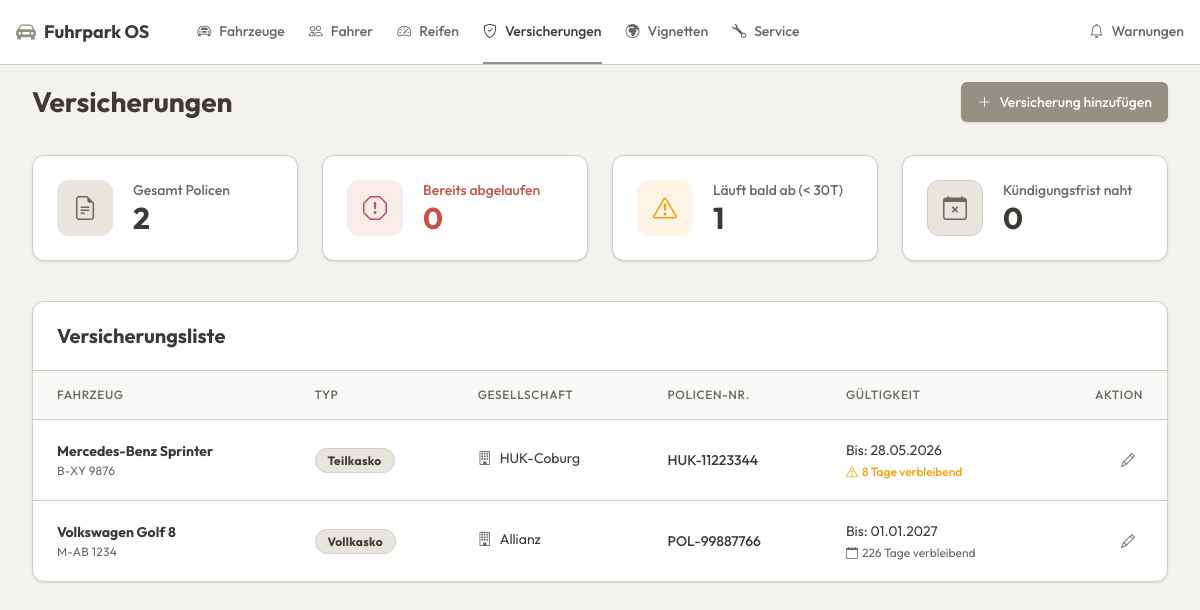
Screenshot of /views/vehicles/insurance_list.php with the database file from the repository.
### tables this page shows
CREATE TABLE versicherung (
        id INTEGER PRIMARY KEY AUTOINCREMENT,
        fahrzeug_id INTEGER NOT NULL UNIQUE, 
        gesellschaft TEXT NOT NULL,
        police_nr TEXT NOT NULL,
        deckungsart TEXT NOT NULL,
        ablaufdatum TEXT NOT NULL,
        kuendigungsfrist TEXT NOT NULL,
        FOREIGN KEY (fahrzeug_id) REFERENCES fahrzeuge(id)
    );

CREATE TABLE fahrzeuge (
        id INTEGER PRIMARY KEY AUTOINCREMENT,
        kennzeichen TEXT NOT NULL,
        fahrzeug_typ TEXT NOT NULL,
        marke TEXT NOT NULL,
        modell TEXT NOT NULL,
        vin TEXT NOT NULL,
        status TEXT DEFAULT 'Aktiv',
        fahrer_id INTEGER DEFAULT NULL,
        naechster_tuev TEXT NOT NULL,
        naechster_service TEXT NOT NULL
    );

### views/vehicles/insurance_list.php (the view, shortened to what this page needs)
<?php
require '../../config/db.php';
$sql = "SELECT v.*, f.kennzeichen, f.marke, f.modell
        FROM versicherung v
        JOIN fahrzeuge f ON v.fahrzeug_id = f.id
        ORDER BY v.ablaufdatum ASC";
$insurances = $pdo->query($sql)->fetchAll(PDO::FETCH_ASSOC);
$totalPolicies = count($insurances);
$expiredCount = 0;
$expiringSoonCount = 0;
$cancellationSoonCount = 0;
$today = time();
$warningLimit = strtotime('+30 days');
foreach ($insurances as $ins) {
    $ablaufTs = strtotime($ins['ablaufdatum']);
    if ($ablaufTs < $today) {
        $expiredCount++;
    } elseif ($ablaufTs <= $warningLimit) {
        $expiringSoonCount++;
    }
}
?>
<!DOCTYPE html>
<html lang="de">
<head>
    <link href="https://cdn.jsdelivr.net/npm/bootstrap-icons@1.10.5/font/bootstrap-icons.css" rel="stylesheet">
    <script src="https://unpkg.com/@tailwindcss/browser@4"></script>
</head>
<body>
<?php include '../../components/navbar.php'; ?>
<main class="max-w-[1300px] mx-auto px-4 sm:px-6 lg:px-8 py-4">
    <div class="flex flex-col sm:flex-row justify-between items-start sm:items-center mb-8 gap-4">
        <h1 class="text-[28px] font-bold text-foreground">Versicherungen</h1>
        <a href="../vehicles/select_vehicle.php?action=insurance" class="w-full sm:w-auto flex items-center justify-center gap-2 bg-primary text-primary-foreground hover:opacity-90 px-4 py-2.5 text-sm font-medium rounded-md shadow-sm transition-opacity">
            <i class="bi bi-plus-lg"></i> Versicherung hinzufügen
        </a>
    </div>
    <div class="grid grid-cols-1 sm:grid-cols-2 lg:grid-cols-4 gap-6 mb-10">
        <div class="bg-card rounded-xl p-6 shadow-sm border border-border flex items-center gap-5">
            <div class="w-14 h-14 rounded-xl bg-muted flex items-center justify-center text-muted-foreground text-2xl shrink-0">
                <i class="bi bi-file-earmark-text"></i>
            </div>
            <div>
                <div class="text-sm text-muted-foreground font-medium">Gesamt Policen</div>
                <div class="text-3xl font-bold text-foreground"><?= $totalPolicies ?></div>
            </div>
        </div>
        <div class="bg-card rounded-xl p-6 shadow-sm border border-border flex items-center gap-5">
            <div class="w-14 h-14 rounded-xl bg-destructive/10 flex items-center justify-center text-destructive text-2xl shrink-0">
                <i class="bi bi-exclamation-octagon"></i>
            </div>
            <div>
                <div class="text-sm text-destructive font-medium">Bereits abgelaufen</div>
                <div class="text-3xl font-bold text-destructive"><?= $expiredCount ?></div>
            </div>
        </div>
        <div class="bg-card rounded-xl p-6 shadow-sm border border-border flex items-center gap-5">
            <div class="w-14 h-14 rounded-xl bg-[#f59e0b]/10 flex items-center justify-center text-[#f59e0b] text-2xl shrink-0">
                <i class="bi bi-exclamation-triangle"></i>
            </div>
            <div>
                <div class="text-sm text-muted-foreground font-medium">Läuft bald ab (< 30T)</div>
                <div class="text-3xl font-bold text-foreground"><?= $expiringSoonCount ?></div>
            </div>
        </div>
        <div class="bg-card rounded-xl p-6 shadow-sm border border-border flex items-center gap-5">
            <div class="w-14 h-14 rounded-xl bg-[#E8E5DF] flex items-center justify-center text-[#6b6761] text-2xl border border-[#d4cfc7] shrink-0">
                <i class="bi bi-calendar-x"></i>
            </div>
            <div>
                <div class="text-sm text-muted-foreground font-medium">Kündigungsfrist naht</div>
                <div class="text-3xl font-bold text-foreground"><?= $cancellationSoonCount ?></div>
            </div>
        </div>
    </div>
    <div class="bg-card border border-border rounded-xl shadow-sm overflow-hidden mb-8">
        <div class="px-6 py-5 border-b border-border">
            <h2 class="text-xl font-bold text-foreground">Versicherungsliste</h2>
        </div>
        <div class="overflow-x-auto">
            <table class="w-full text-sm text-left whitespace-nowrap">
                <thead class="text-xs text-muted-foreground uppercase bg-background/50 border-b border-border tracking-wider">
                <tr>
                    <th class="px-6 py-4 font-medium">Fahrzeug</th>
                    <th class="px-6 py-4 font-medium">Typ</th>
                    <th class="px-6 py-4 font-medium">Gesellschaft</th>
                    <th class="px-6 py-4 font-medium">Policen-Nr.</th>
                    <th class="px-6 py-4 font-medium">Gültigkeit</th>
                    <th class="px-6 py-4 font-medium text-right">Aktion</th>
                </tr>
                </thead>
                <tbody class="divide-y divide-border">
                <?php foreach ($insurances as $ins):
                    $ablaufTs = strtotime($ins['ablaufdatum']);
                    $isExpired = $ablaufTs < $today;
                    $daysDiff = ceil(($ablaufTs - $today) / 86400);
                    $statusColor = 'text-muted-foreground';
                    $statusIcon = 'bi-calendar';
                    $statusText = $daysDiff . ' Tage verbleibend';
                    if ($isExpired) {
                        $statusColor = 'text-destructive font-bold';
                        $statusIcon = 'bi-x-circle';
                        $statusText = 'ABGELAUFEN';
                    } elseif ($daysDiff <= 30) {
                        $statusColor = 'text-[#f59e0b] font-medium';
                        $statusIcon = 'bi-exclamation-triangle';
                    }
                    ?>
                    <tr class="hover:bg-muted/30 transition-colors">
                        <td class="px-6 py-5">
                            <a href="../vehicles/vehicle_details.php?id=<?= $ins['fahrzeug_id'] ?>" class="font-bold text-foreground hover:text-primary transition-colors block">
                                <?= htmlspecialchars($ins['marke']) ?> <?= htmlspecialchars($ins['modell']) ?>
                            </a>
                            <div class="text-xs text-muted-foreground uppercase mt-0.5 tracking-wide">
                                <?= htmlspecialchars($ins['kennzeichen']) ?>
                            </div>
                        </td>
                        <td class="px-6 py-5">
                                <span class="bg-[#E8E5DF] text-[#3d3a35] px-3 py-1 rounded-full text-xs font-bold tracking-wide border border-[#d4cfc7]">
                                    <?= htmlspecialchars($ins['deckungsart']) ?>
                                </span>
                        </td>
                        <td class="px-6 py-5 text-foreground flex items-center gap-2 mt-2">
                            <i class="bi bi-building text-muted-foreground"></i>
                            <?= htmlspecialchars($ins['gesellschaft']) ?>
                        </td>
                        <td class="px-6 py-5 font-medium text-foreground">
                            <?= htmlspecialchars($ins['police_nr']) ?>
                        </td>
                        <td class="px-6 py-5">
                            <div class="text-foreground">Bis: <?= date('d.m.Y', $ablaufTs) ?></div>
                            <div class="text-xs mt-1 flex items-center gap-1 <?= $statusColor ?>">
                                <i class="bi <?= $statusIcon ?>"></i> <?= $statusText ?>
                            </div>
                        </td>
                        <td class="px-6 py-5 text-right">
                            <a href="../vehicles/insurance_form.php?vehicle_id=<?= $ins['fahrzeug_id'] ?>" class="text-muted-foreground hover:text-primary p-2 rounded-md transition-colors" title="Bearbeiten">
                                <i class="bi bi-pencil"></i>
                            </a>
                        </td>
                    </tr>
                <?php endforeach; ?>
                </tbody>
            </table>
        </div>
    </div>
</main>
</body>
</html>

### rows the page displays
versicherung: fahrzeug.marke "Mercedes-Benz", fahrzeug.modell "Sprinter", fahrzeug.kennzeichen "B-XY 9876", deckungsart "Teilkasko", gesellschaft "HUK-Coburg", police_nr "HUK-11223344", ablaufdatum "28.05.2026", ablaufdatum "8 Tage verbleibend"
versicherung: fahrzeug.marke "Volkswagen", fahrzeug.modell "Golf 8", fahrzeug.kennzeichen "M-AB 1234", deckungsart "Vollkasko", gesellschaft "Allianz", police_nr "POL-99887766", ablaufdatum "01.01.2027", ablaufdatum "226 Tage verbleibend"

### other values shown
$item[0] "Fahrzeuge"
$item[0] "Fahrer"
$item[0] "Reifen"
$item[0] "Versicherungen"
$item[0] "Vignetten"
$item[0] "Service"
$totalPolicies "2"
$expiredCount "0"
$expiringSoonCount "1"
$cancellationSoonCount "0"
